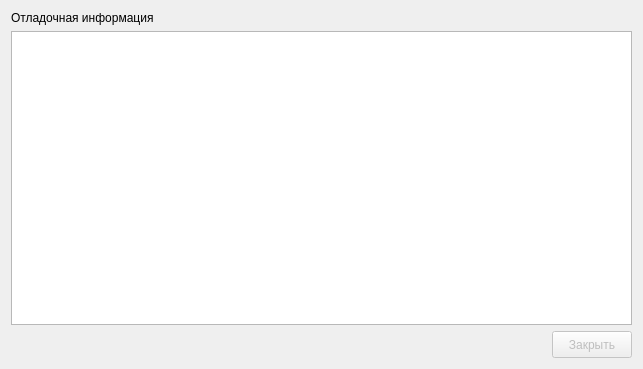
<?xml version="1.0" encoding="UTF-8"?>
<ui version="4.0">
 <class>Dialog</class>
 <widget class="QDialog" name="Dialog">
  <property name="geometry">
   <rect>
    <x>0</x>
    <y>0</y>
    <width>643</width>
    <height>369</height>
   </rect>
  </property>
  <property name="windowTitle">
   <string>Dialog</string>
  </property>
  <property name="layoutDirection">
   <enum>Qt::LeftToRight</enum>
  </property>
  <layout class="QGridLayout" name="gridLayout">
   <item row="1" column="0" colspan="2">
    <widget class="QPlainTextEdit" name="plainTextEdit"/>
   </item>
   <item row="0" column="0">
    <widget class="QLabel" name="label">
     <property name="text">
      <string>Отладочная информация</string>
     </property>
    </widget>
   </item>
   <item row="2" column="1">
    <widget class="QPushButton" name="pushButton">
     <property name="enabled">
      <bool>false</bool>
     </property>
     <property name="minimumSize">
      <size>
       <width>80</width>
       <height>27</height>
      </size>
     </property>
     <property name="maximumSize">
      <size>
       <width>80</width>
       <height>27</height>
      </size>
     </property>
     <property name="text">
      <string>Закрыть</string>
     </property>
     <property name="checkable">
      <bool>false</bool>
     </property>
     <property name="autoDefault">
      <bool>true</bool>
     </property>
     <property name="flat">
      <bool>false</bool>
     </property>
    </widget>
   </item>
  </layout>
 </widget>
 <resources/>
 <connections/>
</ui>
